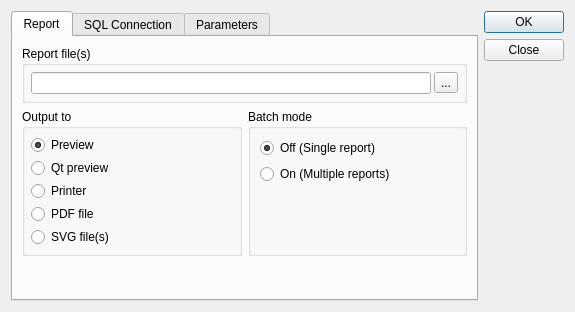
<?xml version="1.0" encoding="UTF-8"?>
<ui version="4.0">
 <class>NCRTestFormUI</class>
 <widget class="QWidget" name="NCRTestFormUI">
  <property name="geometry">
   <rect>
    <x>0</x>
    <y>0</y>
    <width>575</width>
    <height>312</height>
   </rect>
  </property>
  <property name="windowTitle">
   <string>NCReport tester</string>
  </property>
  <layout class="QHBoxLayout" name="horizontalLayout_2">
   <item>
    <widget class="QTabWidget" name="tabWidget">
     <property name="currentIndex">
      <number>0</number>
     </property>
     <widget class="QWidget" name="tabReport">
      <attribute name="title">
       <string>Report</string>
      </attribute>
      <layout class="QVBoxLayout" name="verticalLayout_5">
       <item>
        <widget class="QGroupBox" name="gbFile">
         <property name="title">
          <string>Report file(s)</string>
         </property>
         <layout class="QHBoxLayout">
          <property name="spacing">
           <number>3</number>
          </property>
          <property name="margin">
           <number>6</number>
          </property>
          <item>
           <widget class="QLineEdit" name="leFile"/>
          </item>
          <item>
           <widget class="QToolButton" name="btnSelFile">
            <property name="text">
             <string>...</string>
            </property>
           </widget>
          </item>
         </layout>
        </widget>
       </item>
       <item>
        <layout class="QHBoxLayout" name="horizontalLayout_3">
         <item>
          <widget class="QGroupBox" name="gbOutput">
           <property name="title">
            <string>Output to</string>
           </property>
           <layout class="QVBoxLayout" name="layyyy_2">
            <property name="spacing">
             <number>3</number>
            </property>
            <property name="margin">
             <number>6</number>
            </property>
            <item>
             <widget class="QRadioButton" name="rbPreview">
              <property name="text">
               <string>Preview</string>
              </property>
              <property name="checked">
               <bool>true</bool>
              </property>
             </widget>
            </item>
            <item>
             <widget class="QRadioButton" name="rbQtPreview">
              <property name="text">
               <string>Qt preview</string>
              </property>
             </widget>
            </item>
            <item>
             <widget class="QRadioButton" name="rbPrinter">
              <property name="text">
               <string>Printer</string>
              </property>
             </widget>
            </item>
            <item>
             <widget class="QRadioButton" name="rbPdf">
              <property name="text">
               <string>PDF file</string>
              </property>
             </widget>
            </item>
            <item>
             <widget class="QRadioButton" name="rbSvg">
              <property name="text">
               <string>SVG file(s)</string>
              </property>
             </widget>
            </item>
           </layout>
          </widget>
         </item>
         <item>
          <widget class="QGroupBox" name="gbRunMode">
           <property name="title">
            <string>Batch mode</string>
           </property>
           <layout class="QVBoxLayout" name="verticalLayout_2">
            <item>
             <widget class="QRadioButton" name="rbSingle">
              <property name="text">
               <string>Off (Single report)</string>
              </property>
              <property name="checked">
               <bool>true</bool>
              </property>
             </widget>
            </item>
            <item>
             <widget class="QRadioButton" name="rbBatch">
              <property name="text">
               <string>On (Multiple reports)</string>
              </property>
             </widget>
            </item>
            <item>
             <spacer name="verticalSpacer_3">
              <property name="orientation">
               <enum>Qt::Vertical</enum>
              </property>
              <property name="sizeHint" stdset="0">
               <size>
                <width>20</width>
                <height>40</height>
               </size>
              </property>
             </spacer>
            </item>
           </layout>
          </widget>
         </item>
        </layout>
       </item>
       <item>
        <spacer name="verticalSpacer_2">
         <property name="orientation">
          <enum>Qt::Vertical</enum>
         </property>
         <property name="sizeHint" stdset="0">
          <size>
           <width>20</width>
           <height>40</height>
          </size>
         </property>
        </spacer>
       </item>
      </layout>
     </widget>
     <widget class="QWidget" name="tabConnect">
      <attribute name="title">
       <string>SQL Connection</string>
      </attribute>
      <layout class="QVBoxLayout" name="verticalLayout_3">
       <item>
        <widget class="QGroupBox" name="gbConn">
         <property name="title">
          <string>Database connection</string>
         </property>
         <layout class="QGridLayout">
          <property name="margin">
           <number>6</number>
          </property>
          <property name="spacing">
           <number>3</number>
          </property>
          <item row="0" column="0" colspan="3">
           <widget class="QCheckBox" name="cbUseDBConnect">
            <property name="text">
             <string>Use database connection</string>
            </property>
           </widget>
          </item>
          <item row="1" column="0">
           <widget class="QLabel" name="label_6">
            <property name="text">
             <string>Connection ID</string>
            </property>
           </widget>
          </item>
          <item row="1" column="1" colspan="2">
           <widget class="QLineEdit" name="leConnID"/>
          </item>
          <item row="2" column="0">
           <widget class="QLabel" name="label">
            <property name="text">
             <string>Database driver</string>
            </property>
           </widget>
          </item>
          <item row="2" column="1" colspan="2">
           <widget class="QComboBox" name="comboDriver">
            <item>
             <property name="text">
              <string>QDB2</string>
             </property>
            </item>
            <item>
             <property name="text">
              <string>QIBASE</string>
             </property>
            </item>
            <item>
             <property name="text">
              <string>QMYSQL</string>
             </property>
            </item>
            <item>
             <property name="text">
              <string>QOCI</string>
             </property>
            </item>
            <item>
             <property name="text">
              <string>QODBC</string>
             </property>
            </item>
            <item>
             <property name="text">
              <string>QPSQL</string>
             </property>
            </item>
            <item>
             <property name="text">
              <string>QSQLITE2</string>
             </property>
            </item>
            <item>
             <property name="text">
              <string>QSQLITE</string>
             </property>
            </item>
            <item>
             <property name="text">
              <string>QTDS</string>
             </property>
            </item>
           </widget>
          </item>
          <item row="3" column="0">
           <widget class="QLabel" name="label_2">
            <property name="text">
             <string>Host name</string>
            </property>
           </widget>
          </item>
          <item row="3" column="1" colspan="2">
           <widget class="QLineEdit" name="leHost"/>
          </item>
          <item row="4" column="0">
           <widget class="QLabel" name="label_3">
            <property name="text">
             <string>Database</string>
            </property>
           </widget>
          </item>
          <item row="4" column="1" colspan="2">
           <widget class="QLineEdit" name="leDB"/>
          </item>
          <item row="5" column="0">
           <widget class="QLabel" name="label_4">
            <property name="text">
             <string>Username</string>
            </property>
           </widget>
          </item>
          <item row="5" column="1" colspan="2">
           <widget class="QLineEdit" name="leUser"/>
          </item>
          <item row="6" column="0">
           <widget class="QLabel" name="label_5">
            <property name="text">
             <string>Password</string>
            </property>
           </widget>
          </item>
          <item row="6" column="1" colspan="2">
           <widget class="QLineEdit" name="lePassw">
            <property name="echoMode">
             <enum>QLineEdit::Password</enum>
            </property>
           </widget>
          </item>
         </layout>
        </widget>
       </item>
       <item>
        <spacer name="verticalSpacer">
         <property name="orientation">
          <enum>Qt::Vertical</enum>
         </property>
         <property name="sizeHint" stdset="0">
          <size>
           <width>20</width>
           <height>40</height>
          </size>
         </property>
        </spacer>
       </item>
      </layout>
     </widget>
     <widget class="QWidget" name="tabParam">
      <attribute name="title">
       <string>Parameters</string>
      </attribute>
      <layout class="QVBoxLayout" name="verticalLayout_4">
       <property name="spacing">
        <number>3</number>
       </property>
       <property name="margin">
        <number>6</number>
       </property>
       <item>
        <widget class="QGroupBox" name="gbParams">
         <property name="title">
          <string>Report parameters</string>
         </property>
         <layout class="QHBoxLayout" name="horizontalLayout">
          <property name="spacing">
           <number>3</number>
          </property>
          <property name="margin">
           <number>6</number>
          </property>
          <item>
           <widget class="QTableWidget" name="tableParams">
            <column>
             <property name="text">
              <string>Name</string>
             </property>
            </column>
            <column>
             <property name="text">
              <string>Value</string>
             </property>
            </column>
           </widget>
          </item>
          <item>
           <layout class="QVBoxLayout" name="verticalLayout">
            <property name="spacing">
             <number>3</number>
            </property>
            <item>
             <widget class="QPushButton" name="btnAdd">
              <property name="text">
               <string>Add</string>
              </property>
             </widget>
            </item>
            <item>
             <widget class="QPushButton" name="btnRemove">
              <property name="text">
               <string>Remove</string>
              </property>
             </widget>
            </item>
            <item>
             <spacer name="spc">
              <property name="orientation">
               <enum>Qt::Vertical</enum>
              </property>
              <property name="sizeHint" stdset="0">
               <size>
                <width>20</width>
                <height>40</height>
               </size>
              </property>
             </spacer>
            </item>
           </layout>
          </item>
         </layout>
        </widget>
       </item>
      </layout>
     </widget>
    </widget>
   </item>
   <item>
    <widget class="QDialogButtonBox" name="buttonBox">
     <property name="orientation">
      <enum>Qt::Vertical</enum>
     </property>
     <property name="standardButtons">
      <set>QDialogButtonBox::Close|QDialogButtonBox::Ok</set>
     </property>
    </widget>
   </item>
  </layout>
 </widget>
 <tabstops>
  <tabstop>leFile</tabstop>
  <tabstop>btnSelFile</tabstop>
  <tabstop>rbPreview</tabstop>
  <tabstop>rbQtPreview</tabstop>
  <tabstop>rbPrinter</tabstop>
  <tabstop>rbPdf</tabstop>
  <tabstop>rbSvg</tabstop>
  <tabstop>rbSingle</tabstop>
  <tabstop>rbBatch</tabstop>
  <tabstop>btnAdd</tabstop>
  <tabstop>btnRemove</tabstop>
  <tabstop>cbUseDBConnect</tabstop>
  <tabstop>tabWidget</tabstop>
  <tabstop>buttonBox</tabstop>
  <tabstop>leConnID</tabstop>
  <tabstop>comboDriver</tabstop>
  <tabstop>leHost</tabstop>
  <tabstop>leDB</tabstop>
  <tabstop>leUser</tabstop>
  <tabstop>lePassw</tabstop>
  <tabstop>tableParams</tabstop>
 </tabstops>
 <resources/>
 <connections/>
</ui>
